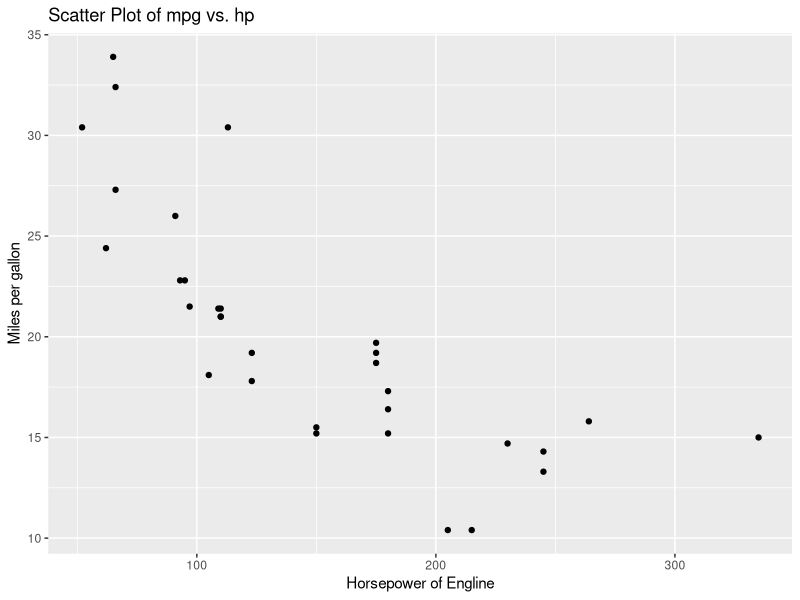
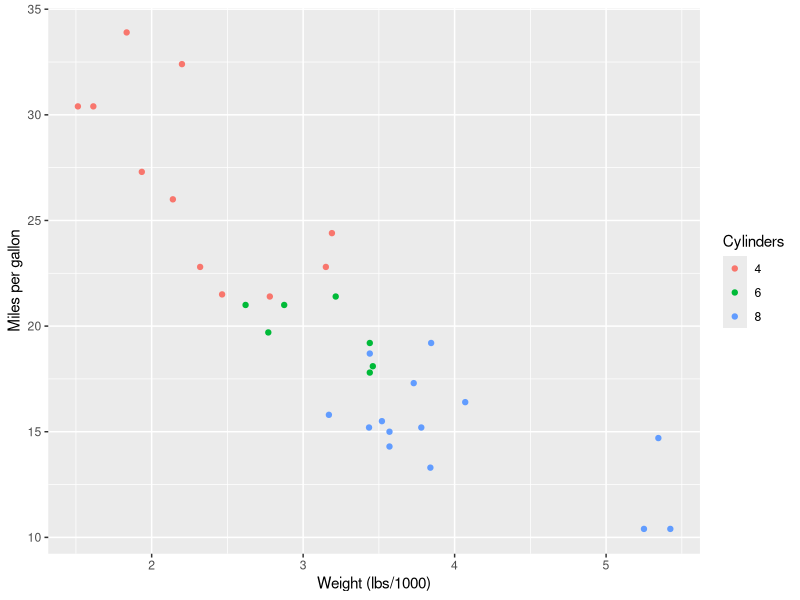
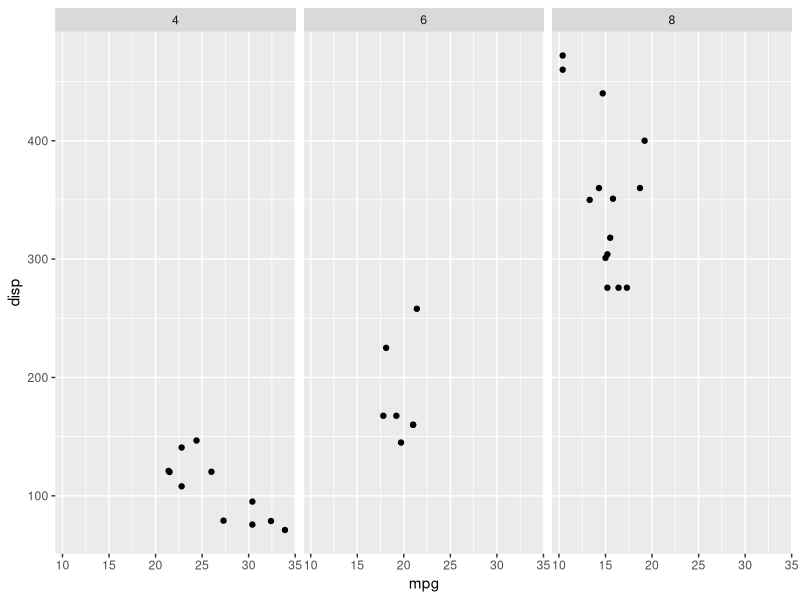

These charts were generated, in order, by the following R code:
## ---- chunk 1
# Load the required libraries, suppressing annoying startup messages
library(dplyr, quietly = TRUE, warn.conflicts = FALSE)
library(tibble, quietly = TRUE, warn.conflicts = FALSE)
library(ggplot2, quietly = TRUE, warn.conflicts = FALSE) # For data visualization
library(ggpubr, quietly = TRUE, warn.conflicts = FALSE) # For data visualization
# Read the mtcars dataset into a tibble called tb
data(mtcars)
tb <- as_tibble(mtcars)
# Convert relevant columns into factor variables
tb$cyl <- as.factor(tb$cyl) # cyl = {4,6,8}, number of cylinders
tb$am <- as.factor(tb$am) # am = {0,1}, 0:automatic, 1: manual transmission
tb$vs <- as.factor(tb$vs) # vs = {0,1}, v-shaped engine, 0:no, 1:yes
tb$gear <- as.factor(tb$gear) # gear = {3,4,5}, number of gears
# Directly access the data columns of tb, without tb$mpg
attach(tb)
## ---- chunk 2
# Create a scatter plot
ggplot(tb, 
       aes(x = hp, y = mpg)) + 
  geom_point() + 
  xlab("Horsepower of Engline") + 
  ylab("Miles per gallon") + 
  ggtitle("Scatter Plot of mpg vs. hp")

## ---- chunk 3
# Load the ggplot2 package
library(ggplot2)

# Create a scatterplot of mpg vs. wt, colored by cyl
ggplot(tb, aes(x = wt, y = mpg, color = factor(cyl))) +
  geom_point() +
  labs(x = "Weight (lbs/1000)", y = "Miles per gallon") +
  scale_color_discrete(name = "Cylinders")

## ---- chunk 4
# Load the ggplot2 package
library(ggplot2)

# Create a scatterplot matrix using ggplot()
ggplot(tb, aes(x = mpg, y = disp)) +
  geom_point() +
  facet_grid(. ~ cyl)

